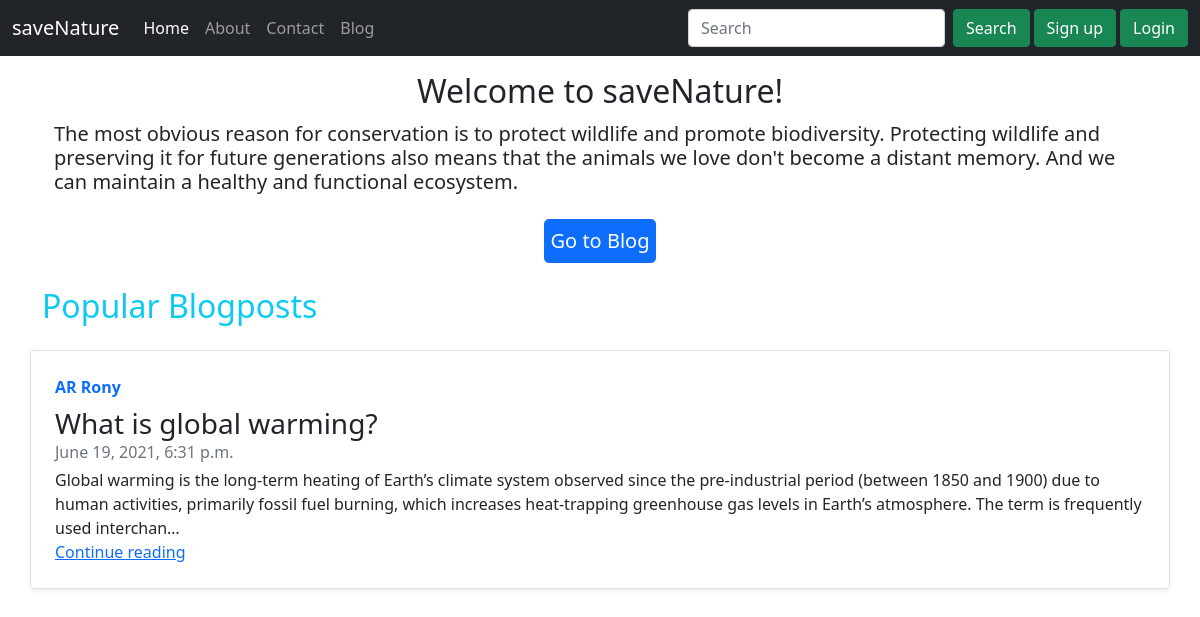
The page / on the database its author committed.
### blog/models.py (models this page shows, shortened)
class Post(models.Model):
        sno=models.AutoField(primary_key=True)
        title=models.CharField(max_length=150)
        author=models.CharField(max_length=200)
        slug=models.CharField(max_length=200)
        content=models.TextField()
        image=models.ImageField(upload_to='blog/image',default='')
        timeStamp=models.DateTimeField(blank=True)

### home/views.py (the view)
# urls.py: 2. Add a URL to urlpatterns:  path('', views.home, name='home')
def home(request):
    post=Post.objects.filter(author='AR Rony').first()
    context = {'post':post}
    return render(request,'home/home.html',context)

### templates/home/home.html (shortened to what this page needs)
{%extends 'base.html'%}
{%block homeactive%}active{% endblock homeactive %}
{% block body %}
<div class="container">
    <div class="jumbotron my-3">
        <h2 class="text-center">Welcome to saveNature!</h2>
        <p class="h5" style="margin: 12px;">The most obvious reason for conservation is to protect wildlife and promote
            biodiversity. Protecting wildlife and preserving it for future generations also means that the animals we
            love don't become a distant memory. And we can maintain a healthy and functional ecosystem.</p>
        <div class="col text-center my-3">
            <a class="btn btn-primary btn-lg" href="/blog" role="button" style="padding: 6px;margin-top: 9px">Go to Blog</a>
        </div>
    </div>
</div>
<div class="container my-4">
    <h2 class="text-info">Popular Blogposts</h2>
    <div
        class="row no-gutters border rounded overflow-hidden flex-md-row mb-4 shadow-sm h-md-250 my-4 position-relative">
        <div class="col p-4 d-flex flex-column position-static">
            <strong class="d-inline-block mb-2 text-primary">{{post.author}}</strong>
            <h3 class="mb-0">{{post.title}}</h3>
            <div class="mb-1 text-muted">{{post.timeStamp}}</div>
            <p class="card-text mb-auto">{{post.content| truncatechars:300}}</p>
            <a href="/blog/{{post.slug}}" class="stretched-primary">Continue reading</a>
        </div>
    </div>
</div>
{% endblock %}

### rows shown on the page
Post: author "AR Rony", title "What is global warming?", timeStamp "June 19, 2021, 6:31 p.m.", content "Global warming is the long-term heating of Earth’s climate system observed since the pre-industrial period (between 1850 and 1900) due to human activities, primarily fossil fuel burning, which increases heat-trapping greenhouse gas levels in Earth’s atmosphere. The term is frequently used interchan…"
